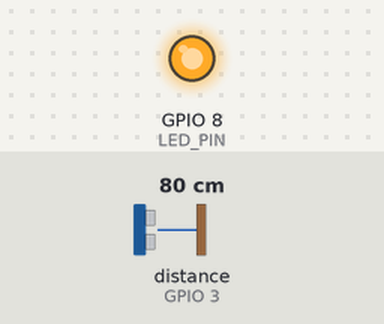
A program run on a simulated ESP32-C3. Parts: output pins drawn as LEDs (lit = HIGH). Wiring (inferred from the names in the program): ultrasonic range finder: trigger GPIO 2; echo GPIO 3. Inputs (shaded band) come from the test bench; at power-on: distance to the obstacle (sensor on GPIO 3) 80 cm. The echo pulse lasts 58.3 µs per cm; WiFi joins after 1.5 s; servers stay silent unless stated; uploads are accepted with an empty reply; pins used as bus, display or sensor lines are not drawn; what the program prints to the serial monitor is not drawn.

Above: at 0.1 s.
At 11.5 s:
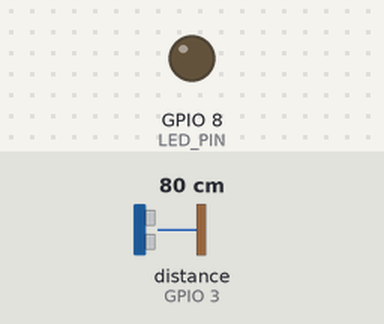
11.6 s: distance to the obstacle (sensor on GPIO 3) set to 120 cm
13.3 s: distance to the obstacle (sensor on GPIO 3) set to 2 cm
Timing chart, 0 to 16.3 s (numbered marks = the images above; inputs shaded):
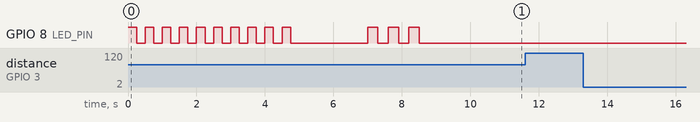

Measured:
- after the input at 11.6 s, every drawn part: stays the same
- after the input at 13.3 s, every drawn part: stays the same

The program:

main.cpp
```cpp
#include <Arduino.h>
#include <WiFi.h>
#include <HTTPClient.h>

#define LED_PIN 8
#define TRIG_PIN 2
#define ECHO_PIN 3

const char* ssid = "Guest";
const char* password = "BrokenWires@@2019";

const char* supabaseUrl = "https://pjibitcgmkqhdydtaodh.supabase.co";
const char* supabaseKey = "eyJhbGciOiJIUzI1NiIsInR5cCI6IkpXVCJ9.eyJpc3MiOiJzdXBhYmFzZSIsInJlZiI6InBqaWJpdGNnbWtxaGR5ZHRhb2RoIiwicm9sZSI6ImFub24iLCJpYXQiOjE3NjAyNTYyNDQsImV4cCI6MjA3NTgzMjI0NH0.9XftP37pvmw1frxi8vjypiHDTzqH2X2QNNlLAF-VnQ0";

float baselineDistance = 0;
bool doorWasOpen = false;
const float THRESHOLD = 10.0; // cm - adjust based on your setup

void blinkPattern(int times, int delayMs) {
  for(int i = 0; i < times; i++) {
    digitalWrite(LED_PIN, HIGH);
    delay(delayMs);
    digitalWrite(LED_PIN, LOW);
    delay(delayMs);
  }
  delay(500);
}

float getDistance() {
  digitalWrite(TRIG_PIN, LOW);
  delayMicroseconds(80);
  digitalWrite(TRIG_PIN, HIGH);
  delayMicroseconds(80);
  digitalWrite(TRIG_PIN, LOW);

  long duration = pulseIn(ECHO_PIN, HIGH, 30000); // 30ms timeout
  if (duration == 0) return -1; // No echo

  float distance = duration * 0.034 / 2; // Speed of sound
  return distance;
}

void logEvent(String eventType) {
  if (WiFi.status() != WL_CONNECTED) {
    blinkPattern(10, 50);
    return;
  }

  HTTPClient http;

  String url = String(supabaseUrl) + "/rest/v1/door_events";
  http.begin(url);
  http.addHeader("Content-Type", "application/json");
  http.addHeader("apikey", supabaseKey);
  http.addHeader("Authorization", String("Bearer ") + supabaseKey);
  http.addHeader("Prefer", "return=minimal");

  String payload = "{\"event_type\":\"" + eventType + "\"}";

  int httpResponseCode = http.POST(payload);
  http.end();

  if (httpResponseCode == 201 || httpResponseCode == 200) {
    Serial.println("Success post");
  //  digitalWrite(LED_PIN, HIGH);
  //  delay(800);
  //  digitalWrite(LED_PIN, LOW);
  } else {
    Serial.println("Fail post");
  //  blinkPattern(5, 100);
  }
}

void setup() {
  Serial.begin(115200);
  pinMode(LED_PIN, OUTPUT);
  pinMode(TRIG_PIN, OUTPUT);
  pinMode(ECHO_PIN, INPUT);

  blinkPattern(10, 250);
  WiFi.begin(ssid, password);

  int attempts = 0;
  while (WiFi.status() != WL_CONNECTED && attempts < 20) {
    delay(500);
    attempts++;
  }

  if (WiFi.status() == WL_CONNECTED) {
    blinkPattern(3, 300);

    // Calibrate baseline - take average of 5 readings
    float total = 0;
    int validReadings = 0;
    for (int i = 0; i < 5; i++) {
      float dist = getDistance();
      if (dist > 0) {
        total += dist;
        validReadings++;
      }
      delay(200);
    }

    if (validReadings > 0) {
      baselineDistance = total / validReadings;
      //blinkPattern(2, 200); // Calibration done
    } else {
      //blinkPattern(10, 100); // Calibration failed
    }
  } else {
    //blinkPattern(10, 100);
  }
}

void loop() {
  float distance = getDistance();

  if (distance < 0) {
    delay(80);
    return; // Bad reading, skip
  }

  bool doorIsOpen = (distance > baselineDistance + THRESHOLD);

  // Door state changed
  if (doorIsOpen && !doorWasOpen) {
    Serial.println("logged open");
    logEvent("opened");
    doorWasOpen = true;
  } else if (!doorIsOpen && doorWasOpen) {
    Serial.println("logged closed");
    logEvent("closed");
    doorWasOpen = false;
  }

  delay(250); // Check every 0.5 seconds
}
```
